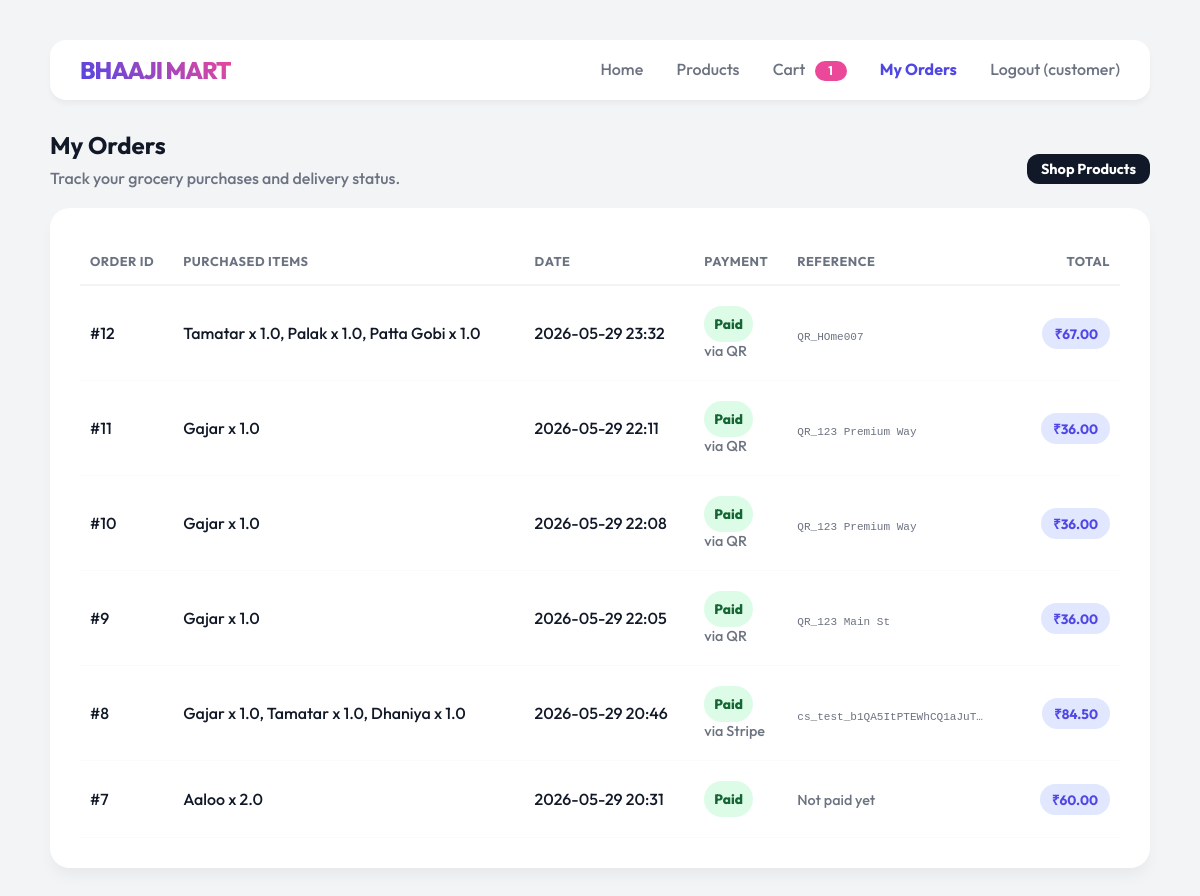
The app's page /my_orders (signed in) with its own data.
### tables this page shows
CREATE TABLE users (
        id INTEGER PRIMARY KEY AUTOINCREMENT,
        username TEXT NOT NULL UNIQUE,
        password_hash TEXT NOT NULL,
        role TEXT NOT NULL CHECK(role IN ('admin', 'customer'))
    );

CREATE TABLE orders (
        order_id INTEGER PRIMARY KEY AUTOINCREMENT,
        customer_name TEXT,
        customer_address TEXT,
        order_date TEXT,
        total_amount REAL
    , user_id INTEGER REFERENCES users(id), payment_status TEXT DEFAULT 'Paid', order_status TEXT DEFAULT 'Pending', payment_id TEXT, payment_method TEXT);

### backend/app.py (the view)
@app.route("/my_orders")
@customer_required
def my_orders():
    orders = get_orders_by_user(current_user.id)
    return render_template("my_orders.html", orders=orders)

### backend/app.py (called while the page is built)
@login_manager.user_loader
def load_user(user_id):
    conn = get_connection()
    user_data = conn.execute("SELECT * FROM users WHERE id = ?", (user_id,)).fetchone()
    conn.close()
    if user_data:
        return User(user_data['id'], user_data['username'], user_data['password_hash'], user_data['role'])
    return None

def customer_required(f):
    @wraps(f)
    @login_required
    def decorated_function(*args, **kwargs):
        if current_user.role != 'customer':
            return "403 Forbidden: Customers only", 403
        return f(*args, **kwargs)
    return decorated_function

@app.context_processor
def inject_cart_count():
    if current_user.is_authenticated and current_user.role == 'customer':
        return {"cart_count": get_cart_count(current_user.id)}
    return {"cart_count": 0}

### backend/db.py (called while the page is built)
def get_connection():
    conn = sqlite3.connect(DB_NAME)
    conn.row_factory = sqlite3.Row
    return conn

def get_cart_count(user_id):
    conn = get_connection()
    row = conn.execute(
        "SELECT COALESCE(SUM(quantity), 0) AS count FROM cart WHERE user_id = ?",
        (user_id,)
    ).fetchone()
    conn.close()
    return row["count"] if row else 0

### backend/orders.py (called while the page is built)
def get_orders_by_user(user_id):
    conn = get_connection()
    orders = conn.execute("""
        SELECT o.*,
               GROUP_CONCAT(p.name || ' x ' || od.quantity, ', ') AS items
        FROM orders o
        LEFT JOIN order_details od ON o.order_id = od.order_id
        LEFT JOIN products p ON od.product_id = p.product_id
        WHERE o.user_id = ?
        GROUP BY o.order_id
        ORDER BY o.order_id DESC
    """, (user_id,)).fetchall()
    conn.close()
    return orders

### templates/my_orders.html
{% extends "base.html" %}
{% block content %}
<div class="page-header flex-between">
    <div>
        <h2 class="page-title">My Orders</h2>
        <p class="page-subtitle">Track your grocery purchases and delivery status.</p>
    </div>
    <a href="/new_order" class="btn btn-small">Shop Products</a>
</div>
<div class="main-content">
    {% if orders %}
    <table>
        <thead>
            <tr>
                <th>Order ID</th>
                <th>Purchased Items</th>
                <th>Date</th>
                <th>Payment</th>
                <th>Reference</th>
                <th class="text-right">Total</th>
            </tr>
        </thead>
        <tbody>
            {% for order in orders %}
            <tr onclick="window.location='/order/{{ order.order_id }}'" style="cursor: pointer;">
                <td>#{{ order.order_id }}</td>
                <td style="max-width: 320px;">{{ order.items or "No items" }}</td>
                <td>{{ order.order_date }}</td>
                <td>
                    <span class="stock-pill {% if order.payment_status == 'Paid' %}stock-in{% else %}stock-pending{% endif %}">
                        {{ order.payment_status or "Pending" }}
                    </span>
                    {% if order.payment_method %}
                    <div class="muted-cell">via {{ order.payment_method }}</div>
                    {% endif %}
                </td>
                <td>
                    {% if order.payment_id %}
                    <span class="payment-reference">{{ order.payment_id }}</span>
                    {% else %}
                    <span class="muted-cell">Not paid yet</span>
                    {% endif %}
                </td>
                <td class="text-right">
                    <span class="tag">&#8377;{{ "%.2f"|format(order.total_amount or 0) }}</span>
                </td>
            </tr>
            {% endfor %}
        </tbody>
    </table>
    {% else %}
    <div class="empty-state">
        <h3>No orders yet.</h3>
        <p>Your completed orders will appear here.</p>
        <a href="/new_order" class="btn">Browse Products</a>
    </div>
    {% endif %}
</div>
{% endblock %}

### templates/base.html (shortened to what this page needs)
<!DOCTYPE html>
<html lang="en">
<head>
    <link rel="stylesheet" href="{{ url_for('static', filename='style.css') }}">
</head>
<body>
    <div class="container">
        <div class="top-bar">
            <a href="/" class="logo">Bhaaji Mart</a>
            <div class="nav">
                {% if current_user.is_authenticated %}
                {% if current_user.role == 'customer' %}
                <a href="/" class="{% if request.path == '/' %}active{% endif %}">Home</a>
                <a href="/new_order" class="{% if request.path == '/new_order' %}active{% endif %}">Products</a>
                <a href="/cart" class="{% if request.path == '/cart' %}active{% endif %}">
                    Cart
                    {% if cart_count > 0 %}
                    <span class="cart-badge">{{ cart_count }}</span>
                    {% endif %}
                </a>
                <a href="/my_orders"
                    class="{% if request.path == '/my_orders' or request.path.startswith('/order/') %}active{% endif %}">My Orders</a>
                {% endif %}
                <a href="/logout">Logout ({{ current_user.username }})</a>
                {% else %}
                <a href="/login" class="{% if request.path == '/login' %}active{% endif %}">Login</a>
                {% endif %}
            </div>
        </div>
        {% block content %}{% endblock %}
    </div>
</body>
</html>

### static/style.css (style rules this page uses)
:root { --bg-color: #f3f4f6; --surface: #ffffff; --primary: #4f46e5; --accent: #ec4899; --text-main: #111827; --text-sub: #6b7280; --border-light: #f9fafb; --input-bg: #f9fafb; --danger: #ef4444; }
body { background-color: var(--bg-color); color: var(--text-main); font-family: 'Outfit', sans-serif; margin: 0; padding: 40px; min-height: 100vh; }
.container { max-width: 1100px; margin: 0 auto; }
.top-bar { display: flex; justify-content: space-between; align-items: center; margin-bottom: 30px; background: var(--surface); padding: 15px 30px; border-radius: 16px; box-shadow: 0 4px 6px -1px rgba(0, 0, 0, 0.05); }
.logo { font-weight: 800; font-size: 1.5em; background: linear-gradient(45deg, var(--primary), var(--accent)); -webkit-background-clip: text; background-clip: text; -webkit-text-fill-color: transparent; text-transform: uppercase; letter-spacing: -1px; text-decoration: none; display: block; }
.nav a { text-decoration: none; color: var(--text-sub); font-weight: 500; margin-left: 30px; transition: 0.2s; }
.nav a.active { color: var(--primary); font-weight: 700; }
.cart-badge { background: var(--accent); color: white; border-radius: 999px; display: inline-flex; align-items: center; justify-content: center; min-width: 20px; height: 20px; padding: 0 6px; margin-left: 6px; font-size: 0.75em; font-weight: 700; }
.main-content { background: var(--surface); border-radius: 20px; padding: 30px; box-shadow: 0 10px 15px -3px rgba(0, 0, 0, 0.05); }
table { width: 100%; border-collapse: collapse; }
th { text-align: left; padding: 15px 10px; color: var(--text-sub); font-size: 0.8em; text-transform: uppercase; letter-spacing: 0.5px; border-bottom: 2px solid #f3f4f6; }
td { padding: 20px 10px; border-bottom: 1px solid #f9fafb; font-weight: 500; }
.tag { background: #e0e7ff; color: var(--primary); padding: 6px 12px; border-radius: 20px; font-size: 0.85em; font-weight: 700; display: inline-block; }
.btn { display: inline-block; background: var(--text-main); color: #fff; border: none; padding: 12px 24px; border-radius: 12px; font-weight: 700; font-family: 'Outfit', sans-serif; font-size: 1em; cursor: pointer; text-decoration: none; text-align: center; transition: 0.2s; }
.btn-small { padding: 6px 14px; font-size: 0.9em; }
.page-title { margin-top: 0; margin-bottom: 20px; }
.page-subtitle { margin: -12px 0 20px; color: var(--text-sub); font-weight: 500; }
.text-right { text-align: right; }
.flex-between { display: flex; justify-content: space-between; align-items: center; }
.muted-cell, .discount-note { color: var(--text-sub); font-size: 0.9em; }
.stock-pill { display: inline-flex; align-items: center; min-height: 28px; padding: 4px 10px; border-radius: 999px; font-size: 0.85em; font-weight: 800; }
.stock-in { background: #dcfce7; color: #166534; }
.payment-reference { display: inline-block; max-width: 190px; color: var(--text-sub); font-family: monospace; font-size: 0.85em; overflow: hidden; text-overflow: ellipsis; vertical-align: bottom; white-space: nowrap; }

### records on screen
users: username "customer"
orders: order_id "12", items "Tamatar x 1.0, Palak x 1.0, Patta Gobi x 1.0", order_date "2026-05-29 23:32", payment_status "Paid", payment_method "QR", payment_id "QR_HOme007", total_amount "67.00"
orders: order_id "11", items "Gajar x 1.0", order_date "2026-05-29 22:11", payment_status "Paid", payment_method "QR", payment_id "QR_123 Premium Way", total_amount "36.00"
orders: order_id "10", items "Gajar x 1.0", order_date "2026-05-29 22:08", payment_status "Paid", payment_method "QR", payment_id "QR_123 Premium Way", total_amount "36.00"
orders: order_id "9", items "Gajar x 1.0", order_date "2026-05-29 22:05", payment_status "Paid", payment_method "QR", payment_id "QR_123 Main St", total_amount "36.00"
orders: order_id "8", items "Gajar x 1.0, Tamatar x 1.0, Dhaniya x 1.0", order_date "2026-05-29 20:46", payment_status "Paid", payment_method "Stripe", payment_id "cs_test_b1QA5ItPTEWhCQ1aJuT…", total_amount "84.50"
orders: order_id "7", items "Aaloo x 2.0", order_date "2026-05-29 20:31", payment_status "Paid", shows "Not paid yet", total_amount "60.00"

### other values on screen
{{ cart_count }} "1"
